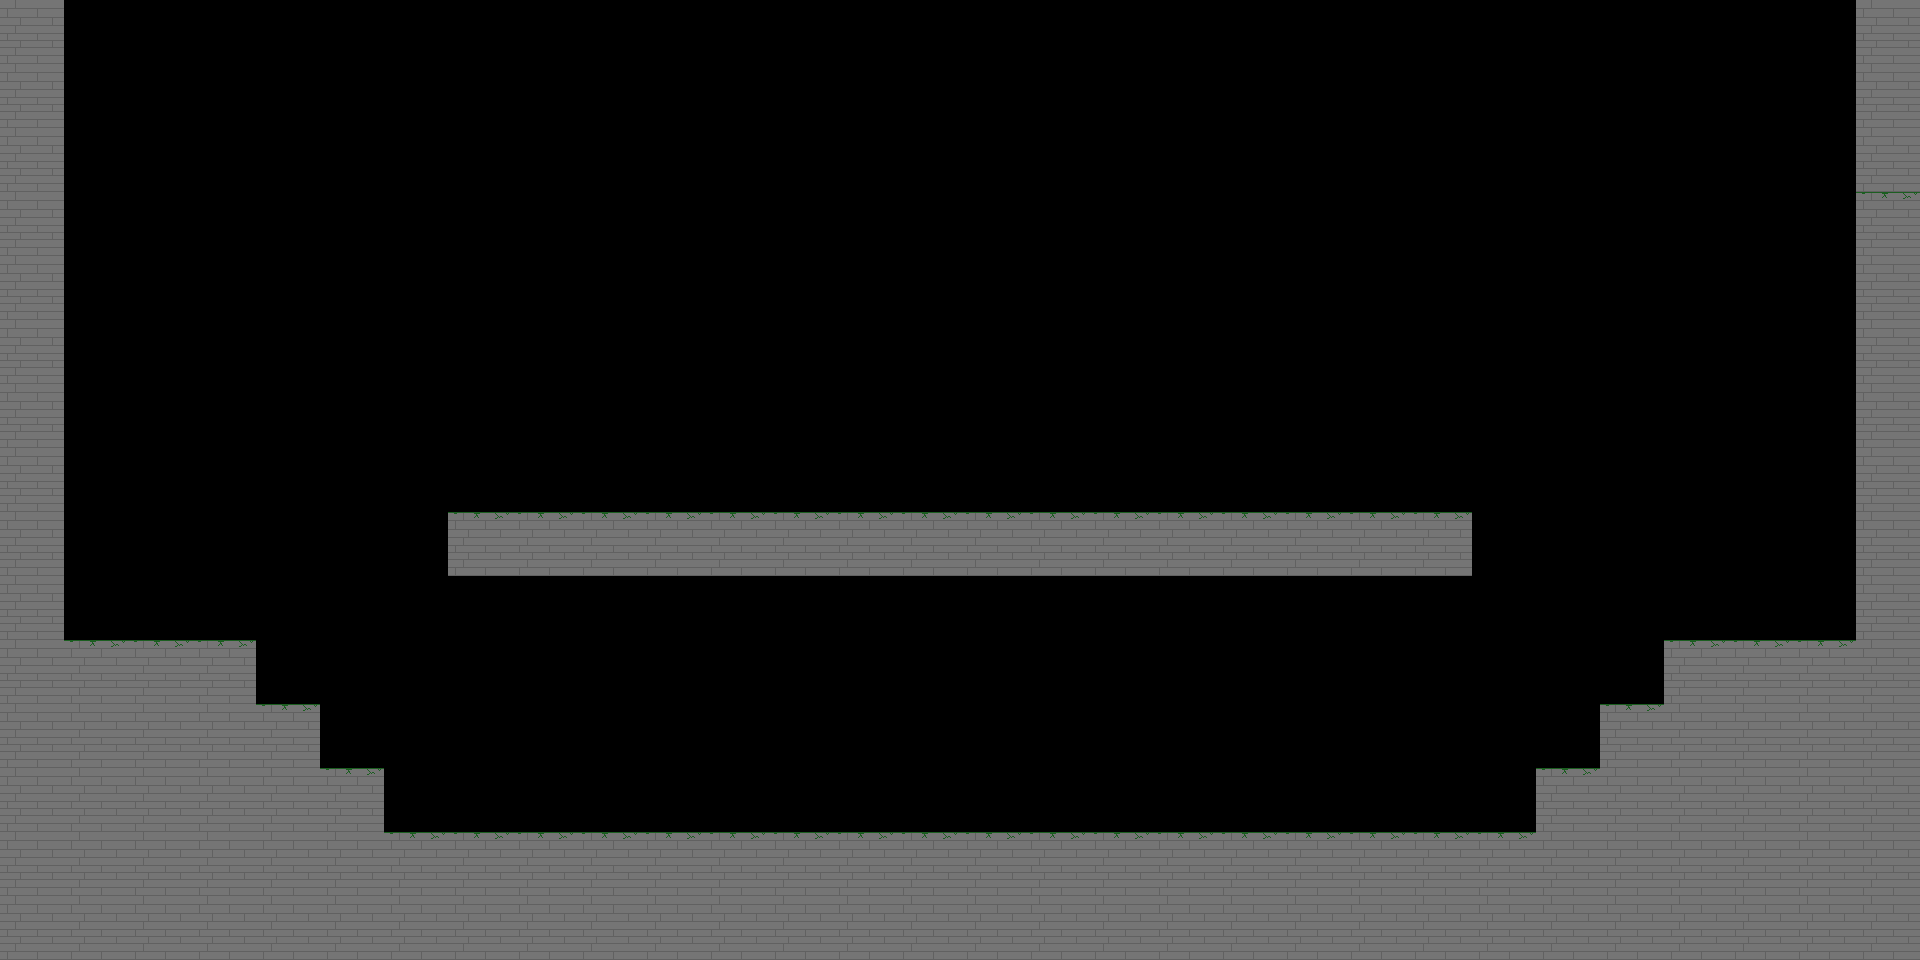

This game map was drawn from its Tiled (.tmx) file and the tilesets committed beside it. A one-line description and the full map source follow:
An orthogonal 30x15 tile map with 64x64 px tiles, 1 tile layer (Platforms) and 4 objects (portal1, portal2, portal3, player).

<map version="1.8" tiledversion="1.8.4" orientation="orthogonal" renderorder="right-down" width="30" height="15" tilewidth="64" tileheight="64" infinite="0" nextlayerid="5" nextobjectid="6">
 <editorsettings>
  <export target="hub_level.tmj" format="json" />
 </editorsettings>
 <tileset firstgid="1" name="hub_tiles" tilewidth="64" tileheight="64" tilecount="2" columns="2">
  <image source="hub_tilesheet.png" width="128" height="64" />
 </tileset>
 <layer id="1" name="Platforms" width="30" height="15">
  <data encoding="csv">
1,0,0,0,0,0,0,0,0,0,0,0,0,0,0,0,0,0,0,0,0,0,0,0,0,0,0,0,0,1,
1,0,0,0,0,0,0,0,0,0,0,0,0,0,0,0,0,0,0,0,0,0,0,0,0,0,0,0,0,1,
1,0,0,0,0,0,0,0,0,0,0,0,0,0,0,0,0,0,0,0,0,0,0,0,0,0,0,0,0,1,
1,0,0,0,0,0,0,0,0,0,0,0,0,0,0,0,0,0,0,0,0,0,0,0,0,0,0,0,0,2,
1,0,0,0,0,0,0,0,0,0,0,0,0,0,0,0,0,0,0,0,0,0,0,0,0,0,0,0,0,1,
1,0,0,0,0,0,0,0,0,0,0,0,0,0,0,0,0,0,0,0,0,0,0,0,0,0,0,0,0,1,
1,0,0,0,0,0,0,0,0,0,0,0,0,0,0,0,0,0,0,0,0,0,0,0,0,0,0,0,0,1,
1,0,0,0,0,0,0,0,0,0,0,0,0,0,0,0,0,0,0,0,0,0,0,0,0,0,0,0,0,1,
1,0,0,0,0,0,0,2,2,2,2,2,2,2,2,2,2,2,2,2,2,2,2,0,0,0,0,0,0,1,
1,0,0,0,0,0,0,0,0,0,0,0,0,0,0,0,0,0,0,0,0,0,0,0,0,0,0,0,0,1,
1,2,2,2,0,0,0,0,0,0,0,0,0,0,0,0,0,0,0,0,0,0,0,0,0,0,2,2,2,1,
1,1,1,1,2,0,0,0,0,0,0,0,0,0,0,0,0,0,0,0,0,0,0,0,0,2,1,1,1,1,
1,1,1,1,1,2,0,0,0,0,0,0,0,0,0,0,0,0,0,0,0,0,0,0,2,1,1,1,1,1,
1,1,1,1,1,1,2,2,2,2,2,2,2,2,2,2,2,2,2,2,2,2,2,2,1,1,1,1,1,1,
1,1,1,1,1,1,1,1,1,1,1,1,1,1,1,1,1,1,1,1,1,1,1,1,1,1,1,1,1,1
</data>
 </layer>
 <objectgroup id="4" name="Portals">
  <object id="3" name="portal1" gid="1" x="1728.67" y="575.333" width="64" height="64" />
  <object id="4" name="portal2" gid="1" x="128" y="576" width="64" height="64" />
  <object id="5" name="portal3" gid="1" x="929.333" y="448" width="64" height="64" />
 </objectgroup>
 <objectgroup id="3" name="Player">
  <object id="1" name="player" gid="1" x="895.592" y="815.094" width="64" height="64" />
 </objectgroup>
</map>